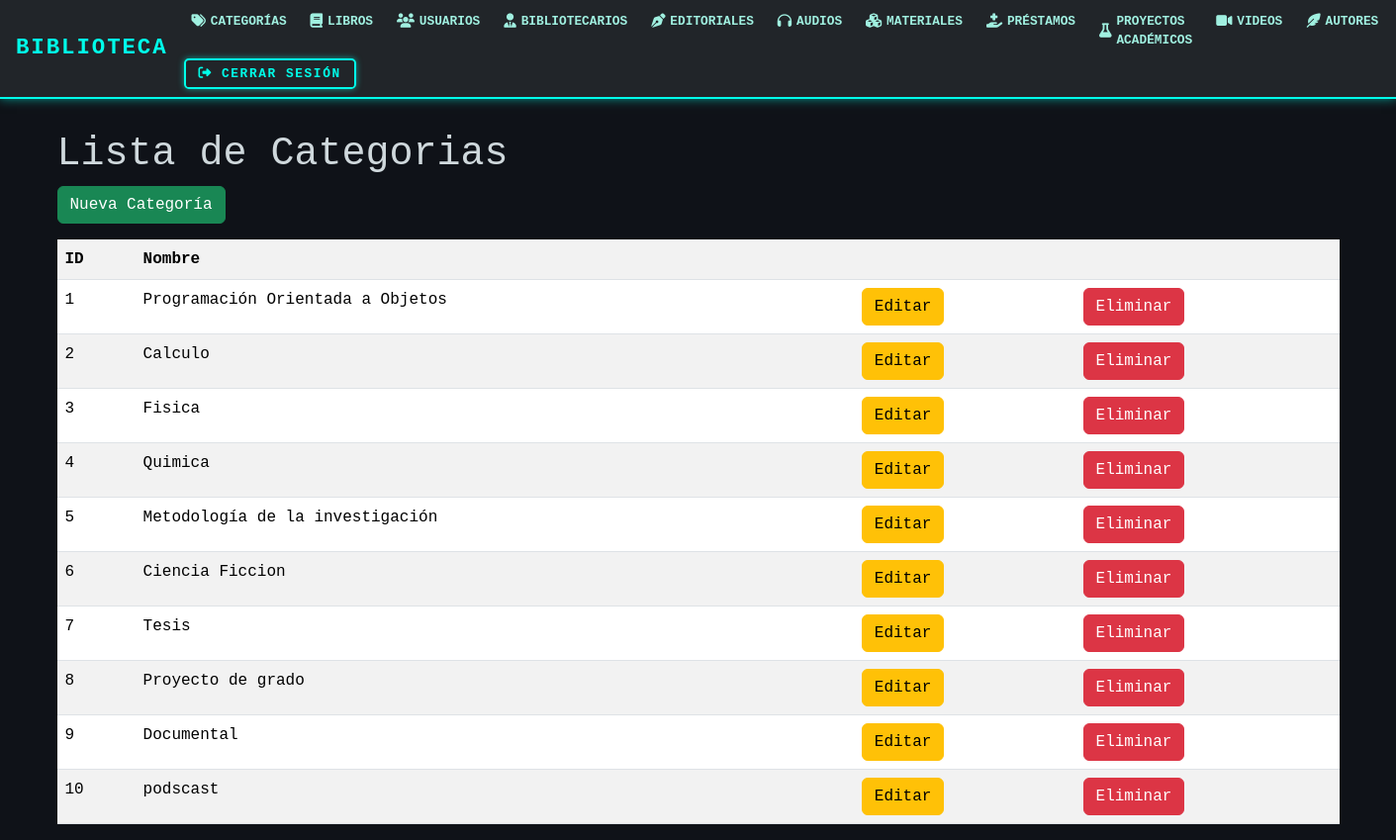
Page /categorias/ on the committed database.
### models/categoria_model.py (models this page shows, shortened)
class Categoria(db.Model):
    __tablename__ = "categoria"
    id_cat = db.Column(db.Integer, primary_key=True)
    nombre = db.Column(db.String(50), nullable=False)
    materiales = db.relationship('Material', back_populates='categoria')
    @staticmethod
    def get_all():
        return Categoria.query.all()

### controllers/categoria_controllers.py (the view)
@categoria_bp.route("/")
def index():
    categorias = Categoria.get_all()
    return categoria_view.list(categorias)

### views/categoria_view.py (called while the page is built)
def list(categorias):
    return render_template('categorias/index.html', categorias=categorias)

### templates/categorias/index.html (shortened to what this page needs)
{% extends 'base.html' %}
{% block content %}
<h1>Lista de Categorias</h1>
<a href="{{url_for('categoria.create')}}" class="btn btn-success mb-3">Nueva Categoría</a>
<table class="table table-striped">
    <tr>
        <th>ID</th>
        <th>Nombre</th>
        <th></th>
        <th></th>
    </tr>
    {% for item in categorias %}
    <tr>
        <td>{{item.id_cat}}</td>
        <td>{{item.nombre}}</td>
        <td>
            <a href="{{url_for('categoria.edit',id_cat=item.id_cat)}}" class="btn btn-warning">Editar</a>
        </td>
        <td>
            <a href="{{ url_for('categoria.delete', id_cat=item.id_cat) }}"
   class="btn btn-danger"
   onclick="return confirm('¿Estás seguro de que deseas eliminar la categoría {{ item.nombre }}?');">
   Eliminar
</a>
        </td>
    </tr>
    {% endfor %}
</table>
{% endblock %}

### rows in the picture
Categoria: id_cat "1", nombre "Programación Orientada a Objetos"
Categoria: id_cat "2", nombre "Calculo"
Categoria: id_cat "3", nombre "Fisica"
Categoria: id_cat "4", nombre "Quimica"
Categoria: id_cat "5", nombre "Metodología de la investigación"
Categoria: id_cat "6", nombre "Ciencia Ficcion"
Categoria: id_cat "7", nombre "Tesis"
Categoria: id_cat "8", nombre "Proyecto de grado"
Categoria: id_cat "9", nombre "Documental"
Categoria: id_cat "10", nombre "podscast"
